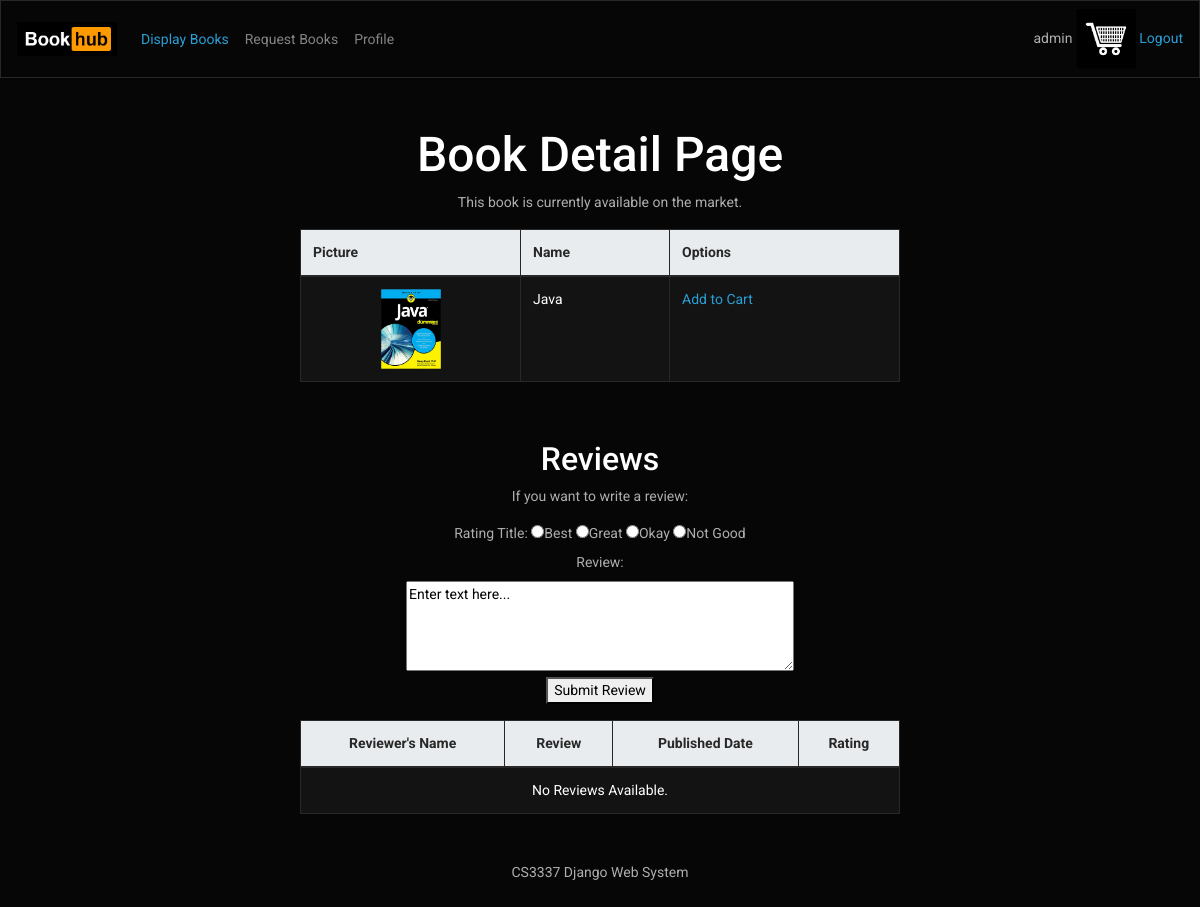
Page /book_detail/3 (signed in) on the earlier database version.
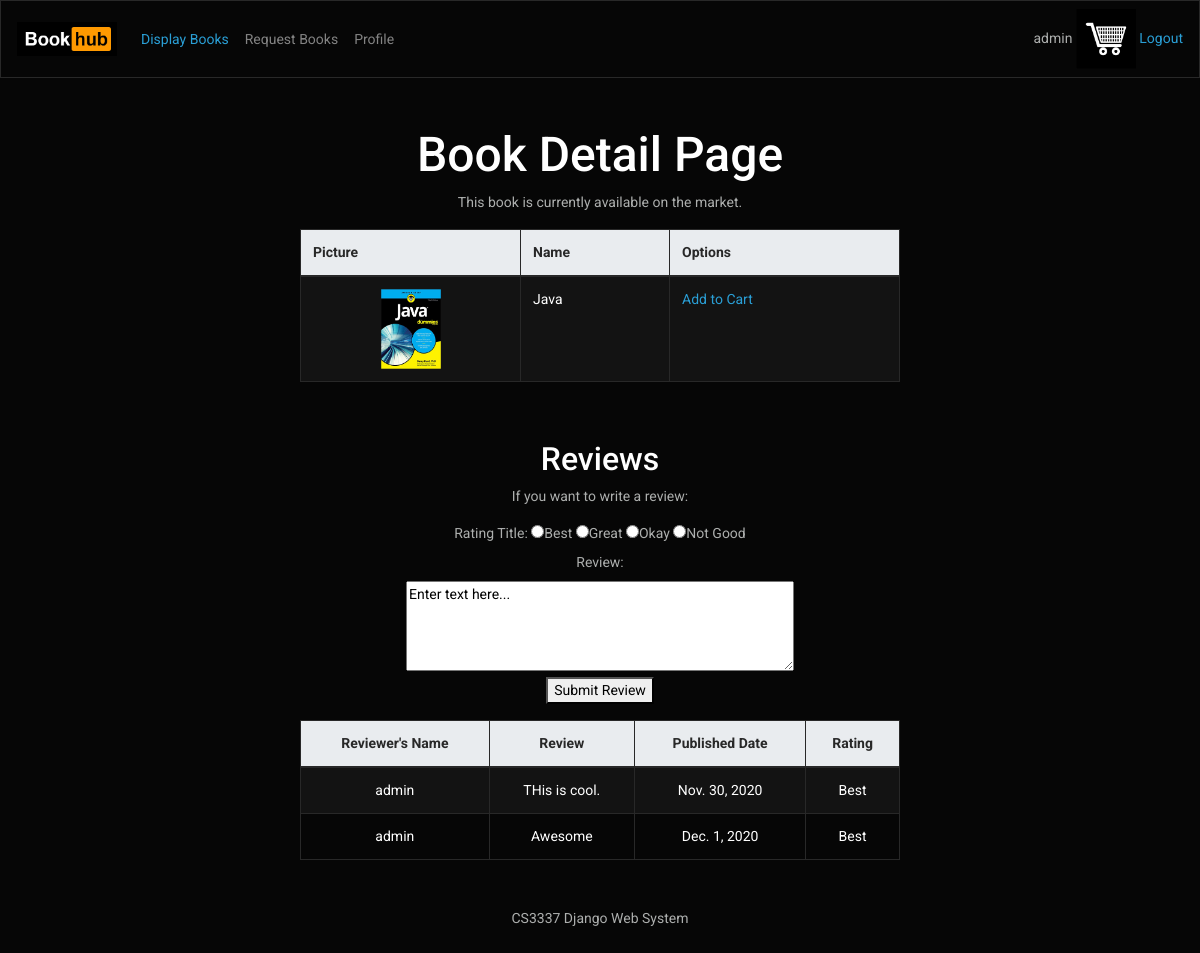
Same page on the later database version.
### bookMng/models.py (models this page shows, shortened)
class Review(models.Model):
    bookId = models.ForeignKey(Book, blank=True, null=True, on_delete=models.CASCADE)
    rating = models.CharField(max_length=200)
    review = models.TextField(max_length=1000)
    username = models.ForeignKey(User, blank=True, null=True, on_delete=models.CASCADE)
    publishdate = models.DateField(auto_now=True)
    submitted = models.BooleanField(default=False)

### bookMng/views.py (the view, shortened to what this page needs)
# urls.py: path('book_detail/<int:book_id>', views.book_detail, name='book_detail'),
@login_required(login_url=reverse_lazy('login'))
def book_detail(request, book_id):
    book = Book.objects.get(id=book_id)
    reviews = Review.objects.filter(bookId = book_id)
    book.pic_path = book.picture.url[14:]
    review = request.POST.get('review', '')
    rating = request.POST.get('rating_title', '')
    return render(request,
      'bookMng/book_detail.html',
      {
          'item_list': MainMenu.objects.all(),
          'reviews': reviews,
          'book': book,
      })

### bookEx/templates/bookMng/book_detail.html (shortened to what this page needs)
{% extends "base.html" %}
{% load static %}
{% block logo %}
<a class="navbar-brand" href="/">
<img src= "{% static 'logoHorz.png' %}" class="" style="width: 100px">
</a>
{% endblock logo%}
{% block navbar_item %}
    <li class="nav-item active">
        <a class="nav-link text-primary" href="/displaybooks">Display Books</a>
    </li>
    <li class="nav-item">
        <a class="nav-link" href="/requestbook">Request Books</a>
    </li>
    <li class="nav-item">
        <a class="nav-link" href="/mybooks">Profile</a>
    </li>
{% endblock navbar_item %}
{% block main_content %}
<div class="text-center">
    <h2> Book Detail Page </h2>
    <p> This book is currently available on the market.</p>
</div>
<table class="table table-striped table-bordered mx-auto" border="2">
    <thead class="thead-light">
        <tr>
            <th width="220">Picture</th>
            <th>Name</th>
            <th>Options</th>
        </tr>
    </thead>
    <tr>
        <td><center><img src="{% static book.pic_path %}" width="60" height="80"></center></td>
        <td>{{ book.name }}</td>
        <td>
            <a href="/book_addCart/{{book.id}}">Add to Cart</a>
        </td>
    </tr>
</table>
<br><br>
<div class="text-center">
    <h4> Reviews </h4>
    <p> If you want to write a review:
    <form method="POST" id="review_form" name="review_form">
        <label for="rating_title">Rating Title:</label>
        <input type="radio" name="rating_title" value="Best">Best
        <input type="radio" name="rating_title" value="Great">Great
        <input type="radio" name="rating_title" value="Okay">Okay
        <input type="radio" name="rating_title" value="Not Good">Not Good
        <br>
        <label for="review">Review:</label><br>
        <textarea rows="4" cols="50" name="review" form="review_form">Enter text here...
        </textarea><br>
    </form>
    <button type="submit" form="review_form">Submit Review</button>
    </p>
    <table class="table table-striped table-bordered mx-auto" border="2">
    <thead class="thead-light">
        <tr>
            <th>Reviewer's Name</th>
            <th>Review</th>
            <th>Published Date</th>
            <th>Rating</th>
        </tr>
    </thead>
    {% if not reviews %}
    <tr>
        <td class="text-center" colspan="4">No Reviews Available.</td>
    </tr>
    {% else %}
    {% for item in reviews %}
    <tr>
        <td>{{ item.username }} </td>
        <td>{{ item.review }} </td>
        <td>{{ item.publishdate }} </td>
        <td>{{ item.rating }} </td>
    </tr>
    {% endfor %}
    {% endif %}
    </table>
</div>
{% endblock main_content %}
{% block footer %}
<footer class="text-center mb-5" id="footer"> CS3337 Django Web System </footer>
{% endblock footer %}

Differences in the rows shown:
added Review: username "admin", review "THis is cool.", publishdate "Nov. 30, 2020", rating "Best"
added Review: username "admin", review "Awesome", publishdate "Dec. 1, 2020", rating "Best"
Other differences:
text no longer shown: "No Reviews Available."
